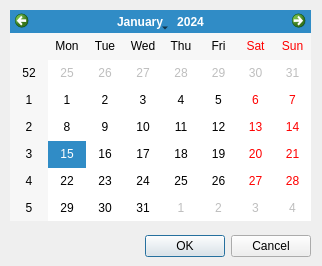
<?xml version="1.0" encoding="UTF-8"?>
<ui version="4.0">
 <class>CalendarDialog</class>
 <widget class="QDialog" name="CalendarDialog">
  <property name="geometry">
   <rect>
    <x>0</x>
    <y>0</y>
    <width>322</width>
    <height>266</height>
   </rect>
  </property>
  <property name="windowTitle">
   <string>Date Selecting</string>
  </property>
  <widget class="QDialogButtonBox" name="ok_cancel_buttonBox">
   <property name="geometry">
    <rect>
     <x>100</x>
     <y>230</y>
     <width>211</width>
     <height>32</height>
    </rect>
   </property>
   <property name="orientation">
    <enum>Qt::Horizontal</enum>
   </property>
   <property name="standardButtons">
    <set>QDialogButtonBox::Cancel|QDialogButtonBox::Ok</set>
   </property>
  </widget>
  <widget class="QCalendarWidget" name="calendar_widget">
   <property name="geometry">
    <rect>
     <x>10</x>
     <y>10</y>
     <width>301</width>
     <height>211</height>
    </rect>
   </property>
  </widget>
 </widget>
 <resources/>
 <connections>
  <connection>
   <sender>ok_cancel_buttonBox</sender>
   <signal>accepted()</signal>
   <receiver>CalendarDialog</receiver>
   <slot>accept()</slot>
   <hints>
    <hint type="sourcelabel">
     <x>248</x>
     <y>254</y>
    </hint>
    <hint type="destinationlabel">
     <x>157</x>
     <y>274</y>
    </hint>
   </hints>
  </connection>
  <connection>
   <sender>ok_cancel_buttonBox</sender>
   <signal>rejected()</signal>
   <receiver>CalendarDialog</receiver>
   <slot>reject()</slot>
   <hints>
    <hint type="sourcelabel">
     <x>316</x>
     <y>260</y>
    </hint>
    <hint type="destinationlabel">
     <x>286</x>
     <y>274</y>
    </hint>
   </hints>
  </connection>
 </connections>
</ui>
